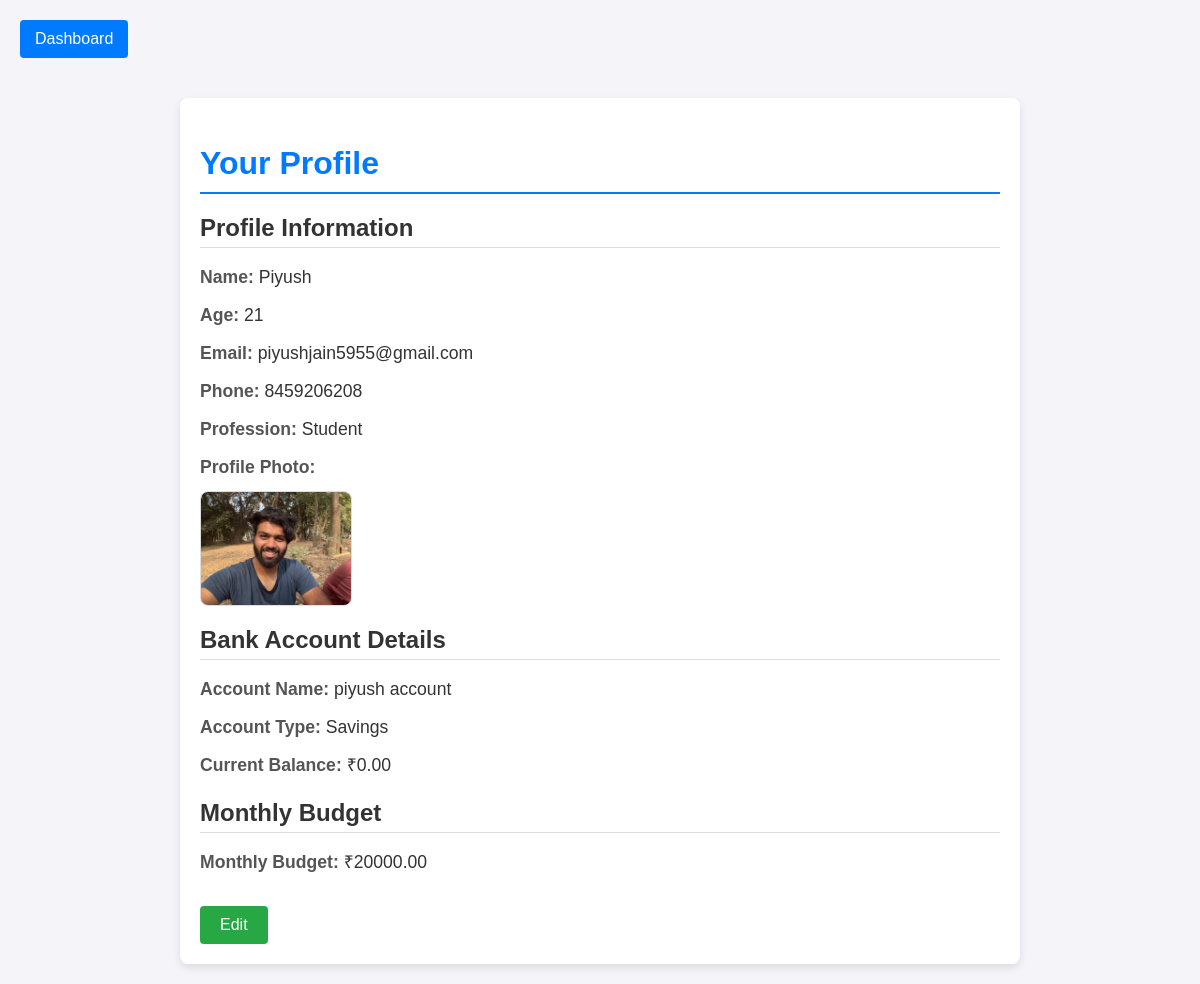
The page /Profile (signed in) on the database its author committed.
### app/models.py (models this page shows, shortened)
class Profile(models.Model):
    user = models.OneToOneField(User, on_delete=models.CASCADE)  # Links to Django's User model
    name = models.CharField(max_length=255, null=False, blank=False)
    age = models.PositiveIntegerField(null=True, blank=True)
    email = models.EmailField(unique=True)  # Automatically fetched from User model
    phone = models.CharField(max_length=15, unique=True, null=False, blank=False)
    profession = models.CharField(
        max_length=20,
        choices=[
            ("Businessman", "Businessman"),
            ("Employee", "Employee"),
            ("Student", "Student"),
            ("Housewife", "Housewife"),
            ("Other", "Other"),
        ],
        null=False,
        blank=False,
    )
    profile_photo = models.ImageField(upload_to="profile_photos/", null=True, blank=True)  # Optional

class UserAccount(models.Model):
    user = models.ForeignKey(User, on_delete=models.CASCADE)  # Links to Django's User model
    account_name = models.CharField(max_length=255, null=False, blank=False)
    account_type = models.CharField(
        max_length=10,
        choices=[("Current", "Current"), ("Savings", "Savings")],
        null=False,
        blank=False,
    )
    current_balance = models.DecimalField(max_digits=12, decimal_places=2, null=True, blank=True)

class MonthlyBudget(models.Model):
    user = models.ForeignKey(User, on_delete=models.CASCADE)  # Links to Django's User model
    monthly_budget = models.DecimalField(max_digits=12, decimal_places=2, null=True, blank=True)

### app/views.py (the view, shortened to what this page needs)
# urls.py: path('Profile', views.ProfileSection.as_view(), name='profile'),
class ProfileSection(View):
    def get(self, request):
        print("INSIDE PROFILE GET")
        profile = Profile.objects.filter(user=request.user).first()
        user_profile = {
            "name": profile.name if profile else "N/A",
            "age": profile.age if profile else "N/A",
            "email": profile.user.email if profile else "N/A",
            "phone": profile.phone if profile else "N/A",
            "profession": profile.profession if profile else "N/A",
            "profile_photo": profile.profile_photo.url if profile and profile.profile_photo else None,
        }
        user_account = UserAccount.objects.filter(user=request.user).first()
        account_data = {
            "account_name": user_account.account_name if user_account else "N/A",
            "account_type": user_account.account_type if user_account else "N/A",
            "current_balance": user_account.current_balance if user_account else 0.00,
        }
        monthly_budget = MonthlyBudget.objects.filter(user=request.user).first()
        budget_data = {
            "monthly_budget": monthly_budget.monthly_budget if monthly_budget else 0.00,
        }
        context = {
            "user_profile": user_profile,
            "account_data": account_data,
            "budget_data": budget_data,
        }
        return render(request, "profile.html", context)

### app/templates/profile.html (shortened to what this page needs)
{% load static %}
<!DOCTYPE html>
<html lang="en">
<head>
    <link rel="stylesheet" href="static\css\profile.css">
</head>
<body>
    <div>
        <a href="{% url 'dashboard' %}" class="nav-link">Dashboard</a>
    </div>
    <div class="edit">
        <h2>Your Profile</h2>
        <h3>Profile Information</h3>
        <p><strong>Name:</strong> {{ user_profile.name }}</p>
        <p><strong>Age:</strong> {{ user_profile.age }}</p>
        <p><strong>Email:</strong> {{ user_profile.email }}</p>
        <p><strong>Phone:</strong> {{ user_profile.phone }}</p>
        <p><strong>Profession:</strong> {{ user_profile.profession }}</p>
        {% if user_profile.profile_photo %}
            <p><strong>Profile Photo:</strong></p>
            <img src="{{ user_profile.profile_photo }}" alt="Profile Photo" width="150">
        {% else %}
            <p><strong>Profile Photo:</strong> No Photo Available</p>
        {% endif %}
        <h3>Bank Account Details</h3>
        <p><strong>Account Name:</strong> {{ account_data.account_name }}</p>
        <p><strong>Account Type:</strong> {{ account_data.account_type }}</p>
        <p><strong>Current Balance:</strong> ₹{{ account_data.current_balance }}</p>
        <h3>Monthly Budget</h3>
        <p><strong>Monthly Budget:</strong> ₹{{ budget_data.monthly_budget }}</p>
        <form>
            <button
                type="button"
                hx-post="{% url 'profile' %}"
                hx-target=".edit"
                hx-swap="outerHTML"
                hx-vals='js:profileData'
            >
                Edit
            </button>
        </form>
    </div>
</body>
</html>

### app/static/css/profile.css (style rules this page uses)
body { font-family: Arial, sans-serif; background-color: #f4f4f9; color: #333; margin: 0; padding: 0; }
.nav-link { display: inline-block; margin: 20px; padding: 10px 15px; background-color: #007bff; color: #fff; text-decoration: none; border-radius: 4px; font-size: 1em; transition: background-color 0.3s ease; }
.edit { max-width: 800px; margin: 20px auto; padding: 20px; background-color: #fff; border-radius: 8px; box-shadow: 0 4px 8px rgba(0, 0, 0, 0.1); }
.edit h2 { font-size: 2em; color: #007bff; margin-bottom: 20px; border-bottom: 2px solid #007bff; padding-bottom: 10px; }
.edit h3 { font-size: 1.5em; color: #333; margin-top: 20px; margin-bottom: 15px; border-bottom: 1px solid #ddd; padding-bottom: 5px; }
.edit p { font-size: 1.1em; margin: 10px 0; line-height: 1.6; }
.edit p strong { color: #555; }
.edit img { display: block; margin-top: 10px; border-radius: 8px; border: 1px solid #ddd; }
.edit button { display: inline-block; margin-top: 20px; padding: 10px 20px; background-color: #28a745; color: #fff; border: none; border-radius: 4px; font-size: 1em; cursor: pointer; transition: background-color 0.3s ease; }

### rows shown on the page
Profile: name "Piyush", phone "8459206208", profession "Student"
UserAccount: account_name "piyush account", account_type "Savings", current_balance "0.00"
MonthlyBudget: monthly_budget "20000.00"

### other values the page prints
{{ user_profile.age }} "21"
{{ user_profile.email }} "piyushjain5955@gmail.com"
